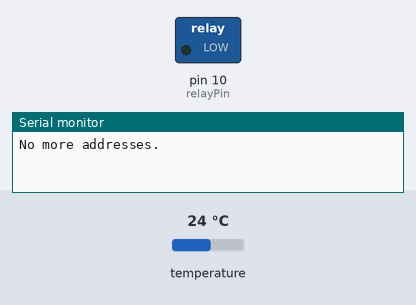
The sketch below on a simulated Arduino Uno, built with avr-gcc and run on an emulated ATmega328P. On the bench: switched loads named in the sketch (green lamp = pin HIGH), the last lines printed to the serial monitor. Inputs (shaded band) come from the test bench; at power-on: temperature 24 °C.

Above: at 3.0 s.
3.1 s: temperature set to 26.2 °C
4.8 s: temperature set to 27.4 °C
At 6.4 s:
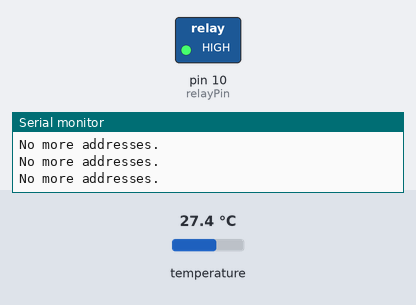
7.1 s: temperature set to 12 °C
At 9.1 s:
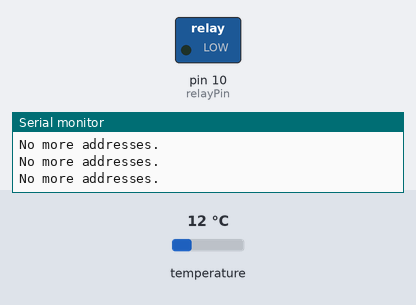
9.4 s: temperature set to 28 °C
At 10.5 s:
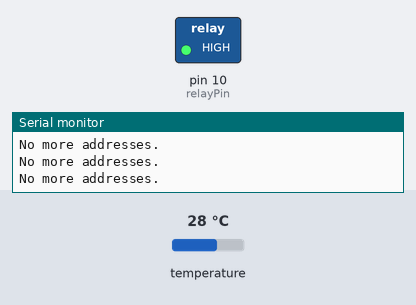
Timing chart, 0 to 12.4 s (numbered marks = the images above; inputs shaded):
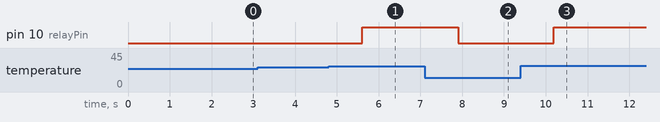

Measured:
- the behaviour switches between 26.9 and 27 °C on temperature (found by bisection; images 0 and 1)
- after the input at 4.8 s, pin 10 (relayPin): LOW → HIGH after 0.81 s
- after the input at 7.1 s, pin 10 (relayPin): HIGH → LOW after 0.80 s
- after the input at 9.4 s, pin 10 (relayPin): LOW → HIGH after 0.79 s

The sketch:

temp_relay.ino
```cpp
#include <OneWire.h>

// OneWire DS18S20, DS18B20, DS1822 Temperature Example
//
// http://www.pjrc.com/teensy/td_libs_OneWire.html
//
// The DallasTemperature library can do all this work for you!
// http://milesburton.com/Dallas_Temperature_Control_Library

OneWire  ds(6);  // on pin 10 (a 4.7K resistor is necessary)

int relayPin  = 10;


void setup(void) {
  Serial.begin(9600);
  pinMode(relayPin, OUTPUT);
  digitalWrite(relayPin,LOW);

}

void loop(void) {
 float temp  = 0;
 temp = readTemperature();

 // if temperature read is higher then 50 Turn on Relay
 if(temp >= 27){
    digitalWrite(relayPin ,HIGH);
 }else{ // if lower then 50 C then turn relay low
   digitalWrite(relayPin, LOW);
 }

}


// returns temperature read
float readTemperature(){
   byte i;
  byte present = 0;
  byte type_s;
  byte data[12];
  byte addr[8];
  float celsius, fahrenheit;

  if ( !ds.search(addr)) {
    Serial.println("No more addresses.");
    Serial.println();
    ds.reset_search();
    delay(250);
  }

  // the first ROM byte indicates which chip
  switch (addr[0]) {
    case 0x10:
      type_s = 1;
      break;
    case 0x28:
      type_s = 0;
      break;
    case 0x22:
      type_s = 0;
      break;
    default:
     ;
  }

  ds.reset();
  ds.select(addr);
  ds.write(0x44, 1);        // start conversion, with parasite power on at the end

  delay(1000);     // maybe 750ms is enough, maybe not
  // we might do a ds.depower() here, but the reset will take care of it.

  present = ds.reset();
  ds.select(addr);
  ds.write(0xBE);         // Read Scratchpad

  for ( i = 0; i < 9; i++) {           // we need 9 bytes
    data[i] = ds.read();
  }


  // Convert the data to actual temperature
  // because the result is a 16 bit signed integer, it should
  // be stored to an "int16_t" type, which is always 16 bits
  // even when compiled on a 32 bit processor.
  int16_t raw = (data[1] << 8) | data[0];
  if (type_s) {
    raw = raw << 3; // 9 bit resolution default
    if (data[7] == 0x10) {
      // "count remain" gives full 12 bit resolution
      raw = (raw & 0xFFF0) + 12 - data[6];
    }
  } else {
    byte cfg = (data[4] & 0x60);
    // at lower res, the low bits are undefined, so let's zero them
    if (cfg == 0x00) raw = raw & ~7;  // 9 bit resolution, 93.75 ms
    else if (cfg == 0x20) raw = raw & ~3; // 10 bit res, 187.5 ms
    else if (cfg == 0x40) raw = raw & ~1; // 11 bit res, 375 ms
    //// default is 12 bit resolution, 750 ms conversion time
  }
  celsius = (float)raw / 16.0;

  return celsius;
}
```
